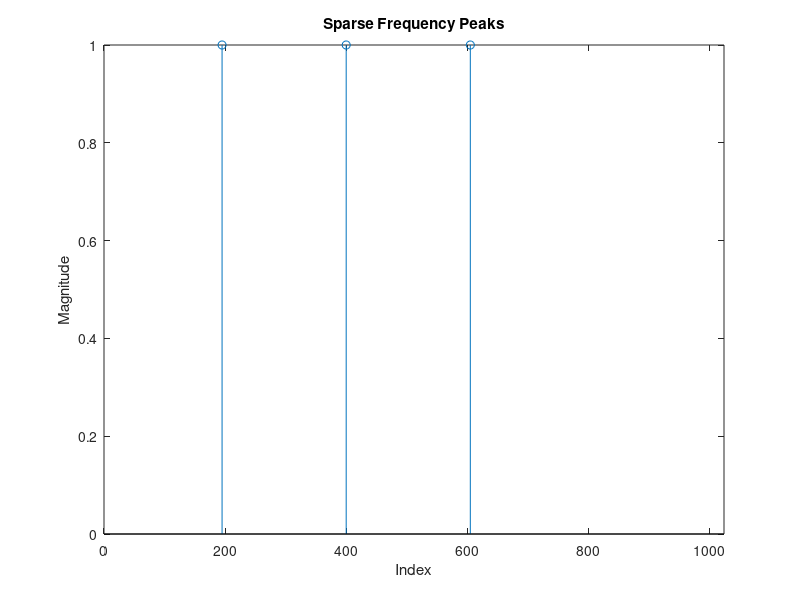

This chart was generated by the following MATLAB code: (Note: this script raises an error after producing the figure.)
%% SFT Project:
% Implement the SFT algorithm in MATLAB. Make comparisons with the built-in 
% FFT algorithm of MATLAB in terms of running time as the length of data 
% increases, for different sparsity cases


%% create signal
% need to be able to make signals with N = length,k = number of peaks, 
% p = spacing of peaks, epsilon[j] = noise function

K = 3; % amount of peaks
A = 1;
% use the folloing 3 lines for gaussian-like magnitudes
%Amax = K; % peak magnitude for central sample
%x = 1:K;
%A = K/Amax + (Amax - K/Amax) * (1 - abs(x - (K+1)/2)/((K+1)/2-1));
k0 = 400; % center frequency index
N = 1024; % signal length
delta_w = 0.6; % peak spacing, (0 to 1]. approach 0 for closer spacing
n  = 0:N-1; % time indices

k_list = (1:N/K:N) + ((k0-512) + N/(2*K));
half_k_range = round(((k_list(end) - k_list(1)) * delta_w) / 2);   % half of total range
k_list = linspace(k0 - half_k_range, k0 + half_k_range, K);
k_list = round(k_list);
k = zeros(1,N);
k(k_list) = A;

%plot freq peaks
indices = 1:length(k);
nonzero_idx = k ~= 0;
stem(indices(nonzero_idx), k(nonzero_idx), 'o');
% use following two lines for x ticks for only peaks
%ax = gca; 
%ax.XTick = indices(nonzero_idx);
xlim([0 N]);
xlabel('Index');
ylabel('Magnitude');
title('Sparse Frequency Peaks');
grid off;

% Create time signal
S = exp(2*pi*1i * (k_list(:) * n) / N);
f = sum(S, 1);    % 1-by-N signal

%% Implement SFT I. Identify Frequency Peaks

% Use random binning with modulo aliasing and CRT

% Random binning

% Aliasing and CRT
% calculate padded signal of length with specific coprime factors.
% subsampling rates MUST be > k but << N
subsampling_rates = [7,8,11]; 
subsampling_length = lcm(lcm(subsampling_rates(1),subsampling_rates(2)), subsampling_rates(3));
padded_N = subsampling_length * round((N / subsampling_length) + 1);
f_padded = [f, zeros(1, padded_N - N)];

% find subsampled DFTs
f_1 = fft(f(1:subsampling_rates(1):end));
f_2 = fft(f(1:subsampling_rates(2):end));
f_3 = fft(f(1:subsampling_rates(3):end));

% debug
[B_1, ~] = sort(abs(f_1), 'descend');
[B_2, ~] = sort(abs(f_2), 'descend');
[B_3, ~] = sort(abs(f_3), 'descend');

%threshold for noise robustness
thresh1 = 0.5 * max(abs(f_1));
thresh2 = 0.5 * max(abs(f_2));
thresh3 = 0.5 * max(abs(f_3));

%find peaks
peaks1 = find(abs(f_1) > thresh1);
peaks2 = find(abs(f_2) > thresh2);
peaks3 = find(abs(f_3) > thresh3);

assert(length(peaks1) == length(peaks2) && length(peaks2) == length(peaks3), ...
    ['Peaks from each subsampled signal must have the same length. Try ' ...
    'tuning subsampling rates']);

x = crt([peaks1(1), peaks2(j), peaks3(l)],subsampling_rates);

for j = 1:K:1
    for l = 1:K:1
        x = crt([peaks1(1), peaks2(j), peaks3(l)],subsampling_rates);
    end
end